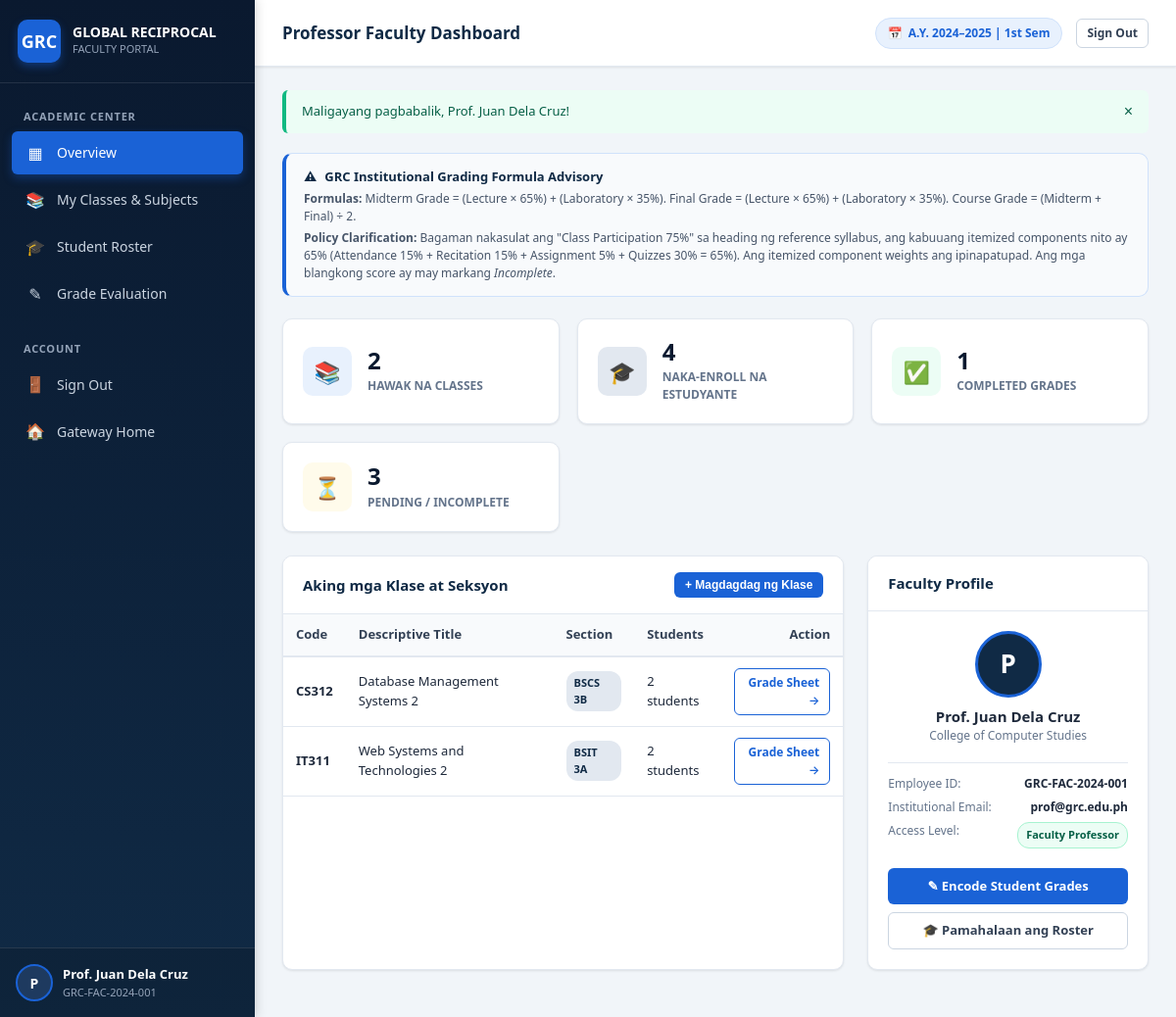
/professor-dashboard.php (signed in), run on the app's committed database.
### tables this page shows
CREATE TABLE IF NOT EXISTS `subjects` (
  `id` INT UNSIGNED AUTO_INCREMENT PRIMARY KEY,
  `professor_id` INT UNSIGNED NOT NULL,
  `subject_code` VARCHAR(50) NOT NULL,
  `subject_title` VARCHAR(150) NOT NULL,
  `section` VARCHAR(50) NOT NULL,
  `units` INT NOT NULL DEFAULT 3,
  `school_year` VARCHAR(20) NOT NULL,
  `semester` ENUM('1st Semester', '2nd Semester', 'Summer') NOT NULL DEFAULT '1st Semester',
  `created_at` TIMESTAMP NOT NULL DEFAULT CURRENT_TIMESTAMP,
  INDEX `idx_subject_professor` (`professor_id`),
  CONSTRAINT `fk_subjects_professor` FOREIGN KEY (`professor_id`) 
    REFERENCES `professors` (`id`) ON DELETE CASCADE ON UPDATE CASCADE
);

### includes/auth.php (called while the page is built, shortened)
<?php
function isLoggedIn(): bool
{
    return isset($_SESSION['user']) && !empty($_SESSION['user']['id']) && !empty($_SESSION['user']['role']);
}
function getUserRole(): ?string
{
    return isLoggedIn() ? (string)$_SESSION['user']['role'] : null;
}
function requireProfessor(): array
{
    return $_SESSION['user'];
}

### includes/functions.php (called while the page is built, shortened)
<?php
function h(mixed $value): string
{
    return htmlspecialchars((string)($value ?? ''), ENT_QUOTES | ENT_SUBSTITUTE, 'UTF-8');
}
function getFlash(): ?array
{
    if (isset($_SESSION['flash'])) {
        $flash = $_SESSION['flash'];
        return $flash;
    }
    return null;
}

### professor-dashboard.php (the view, shortened to what this page needs)
<?php
require_once __DIR__ . '/includes/auth.php';
require_once __DIR__ . '/includes/functions.php';
$professor = requireProfessor();
$pdo = getDbConnection();
$professorId = (int)$professor['id'];
$activeTab = isset($_GET['tab']) ? (string)$_GET['tab'] : 'overview';
$stmtSubjects = $pdo->prepare('
    SELECT s.*, COUNT(e.id) AS student_count
    FROM subjects s
    LEFT JOIN enrollments e ON s.id = e.subject_id
    WHERE s.professor_id = ?
    GROUP BY s.id
    ORDER BY s.school_year DESC, s.subject_code ASC, s.section ASC
');
$stmtSubjects->execute([$professorId]);
$subjects = $stmtSubjects->fetchAll();
$totalSubjectsCount = count($subjects);
$stmtDist = $pdo->prepare('SELECT COUNT(DISTINCT student_id) FROM enrollments WHERE professor_id = ?');
$stmtDist->execute([$professorId]);
$totalStudentsCount = (int)$stmtDist->fetchColumn();
$stmtAllGrades = $pdo->prepare('
    SELECT g.* FROM grades g
    JOIN enrollments e ON g.enrollment_id = e.id
    WHERE e.professor_id = ?
');
$stmtAllGrades->execute([$professorId]);
$allProfessorGrades = $stmtAllGrades->fetchAll();
$completedGradesCount = 0;
$incompleteGradesCount = 0;
foreach ($allProfessorGrades as $gRow) {
    $comp = computeStudentGrades($gRow);
    if ($comp['course_status'] === 'Complete') {
        $completedGradesCount++;
    } else {
        $incompleteGradesCount++;
    }
}
$stmtTotEnr = $pdo->prepare('SELECT COUNT(*) FROM enrollments WHERE professor_id = ?');
$stmtTotEnr->execute([$professorId]);
$totEnrollments = (int)$stmtTotEnr->fetchColumn();
$incompleteGradesCount += ($totEnrollments - count($allProfessorGrades));
$flash = getFlash();
?>
<!DOCTYPE html>
<html lang="en">
<head>
  <link rel="stylesheet" href="assets/css/style.css">
</head>
<body>
<div class="app-wrapper">
  <aside class="sidebar" id="appSidebar">
    <div class="sidebar-header">
      <div class="sidebar-logo-badge">GRC</div>
      <div class="sidebar-brand">
        <h1>GLOBAL RECIPROCAL</h1>
        <span>FACULTY PORTAL</span>
      </div>
    </div>
    <nav class="sidebar-nav">
      <div class="nav-label">Academic Center</div>
      <a href="professor-dashboard.php?tab=overview" class="nav-item <?= ($activeTab === 'overview') ? 'active' : '' ?>">
        <span class="nav-icon">&#9638;</span>
        <span>Overview</span>
      </a>
      <a href="professor-dashboard.php?tab=subjects" class="nav-item <?= ($activeTab === 'subjects') ? 'active' : '' ?>">
        <span class="nav-icon">&#128218;</span>
        <span>My Classes &amp; Subjects</span>
      </a>
      <a href="professor-dashboard.php?tab=students" class="nav-item <?= ($activeTab === 'students') ? 'active' : '' ?>">
        <span class="nav-icon">&#127891;</span>
        <span>Student Roster</span>
      </a>
      <a href="professor-dashboard.php?tab=grades" class="nav-item <?= ($activeTab === 'grades') ? 'active' : '' ?>">
        <span class="nav-icon">&#9998;</span>
        <span>Grade Evaluation</span>
      </a>
      <div class="nav-label" style="margin-top: 18px;">Account</div>
      <a href="logout.php" class="nav-item" onclick="return confirm('Nais mo bang mag-sign out sa portal?');">
        <span class="nav-icon">&#128682;</span>
        <span>Sign Out</span>
      </a>
      <a href="index.php" class="nav-item">
        <span class="nav-icon">&#127968;</span>
        <span>Gateway Home</span>
      </a>
    </nav>
    <div class="sidebar-footer">
      <div class="user-snippet">
        <div class="user-avatar"><?= strtoupper(substr($professor['full_name'], 0, 1)) ?></div>
        <div class="user-info">
          <div class="user-name"><?= h($professor['full_name']) ?></div>
          <div class="user-role"><?= h($professor['employee_id']) ?></div>
        </div>
      </div>
    </div>
  </aside>
  <main class="main-content">
    <header class="topbar">
      <div class="topbar-left">
        <div class="breadcrumb-title">
          <?php
            if ($activeTab === 'subjects') echo 'Class &amp; Subject Management';
            elseif ($activeTab === 'students') echo 'Student Roster &amp; Enrollments';
            elseif ($activeTab === 'grades') echo 'Student Grade Evaluation Sheet';
            else echo 'Professor Faculty Dashboard';
          ?>
        </div>
      </div>
      <div class="topbar-right">
        <div class="academic-badge">
          <span>&#128197;</span>
          <span>A.Y. 2024–2025 | 1st Sem</span>
        </div>
        <a href="logout.php" class="btn btn-outline-secondary btn-sm" onclick="return confirm('Sign out of your session?');">
          Sign Out
        </a>
      </div>
    </header>
    <div class="page-container">
      <?php if ($flash): ?>
        <div class="alert alert-<?= h($flash['type']) ?>">
          <span><?= h($flash['message']) ?></span>
          <button type="button" class="alert-close" onclick="this.parentElement.remove();">&times;</button>
        </div>
      <?php endif; ?>
      <div class="policy-banner">
        <div class="policy-banner-title">
          <span>&#9888;</span>
          <span>GRC Institutional Grading Formula Advisory</span>
        </div>
        <div class="policy-banner-body">
          <p>
            <strong>Formulas:</strong> Midterm Grade = (Lecture × 65%) + (Laboratory × 35%). Final Grade = (Lecture × 65%) + (Laboratory × 35%). Course Grade = (Midterm + Final) ÷ 2.
          </p>
          <p style="margin-top: 4px;">
            <strong>Policy Clarification:</strong> Bagaman nakasulat ang "Class Participation 75%" sa heading ng reference syllabus, ang kabuuang itemized components nito ay 65% (Attendance 15% + Recitation 15% + Assignment 5% + Quizzes 30% = 65%). Ang itemized component weights ang ipinapatupad. Ang mga blangkong score ay may markang <em>Incomplete</em>.
          </p>
        </div>
      </div>
      <?php if ($activeTab === 'overview'): ?>
        <div class="stats-grid">
          <div class="stat-card">
            <div class="stat-icon blue">&#128218;</div>
            <div class="stat-info">
              <h3><?= number_format($totalSubjectsCount) ?></h3>
              <p>Hawak na Classes</p>
            </div>
          </div>
          <div class="stat-card">
            <div class="stat-icon navy">&#127891;</div>
            <div class="stat-info">
              <h3><?= number_format($totalStudentsCount) ?></h3>
              <p>Naka-enroll na Estudyante</p>
            </div>
          </div>
          <div class="stat-card">
            <div class="stat-icon green">&#9989;</div>
            <div class="stat-info">
              <h3><?= number_format($completedGradesCount) ?></h3>
              <p>Completed Grades</p>
            </div>
          </div>
          <div class="stat-card">
            <div class="stat-icon amber">&#9203;</div>
            <div class="stat-info">
              <h3><?= number_format($incompleteGradesCount) ?></h3>
              <p>Pending / Incomplete</p>
            </div>
          </div>
        </div>
        <div style="display: grid; grid-template-columns: 2fr 1fr; gap: 24px;">
          <div class="card">
            <div class="card-header">
              <h3>Aking mga Klase at Seksyon</h3>
              <button type="button" class="btn btn-primary btn-sm" onclick="openModal('addSubjectModal')">+ Magdagdag ng Klase</button>
            </div>
            <div class="table-responsive">
              <table class="grc-table">
                <thead>
                  <tr>
                    <th>Code</th>
                    <th>Descriptive Title</th>
                    <th>Section</th>
                    <th>Students</th>
                    <th style="text-align: right;">Action</th>
                  </tr>
                </thead>
                <tbody>
                  <?php if (empty($subjects)): ?>
                    <tr class="no-records-row">
                      <td colspan="5" style="text-align: center; color: var(--gray-500); padding: 24px;">
                        Wala pang subject na nakarehistro. I-click ang "+ Magdagdag ng Klase".
                      </td>
                    </tr>
                  <?php else: ?>
                    <?php foreach ($subjects as $s): ?>
                      <tr>
                        <td><strong><?= h($s['subject_code']) ?></strong></td>
                        <td><?= h($s['subject_title']) ?></td>
                        <td><span class="badge badge-navy"><?= h($s['section']) ?></span></td>
                        <td><?= (int)$s['student_count'] ?> students</td>
                        <td style="text-align: right;">
                          <a href="professor-dashboard.php?tab=grades&subject_id=<?= (int)$s['id'] ?>" class="btn btn-outline-primary btn-sm">
                            Grade Sheet &rarr;
                          </a>
                        </td>
                      </tr>
                    <?php endforeach; ?>
                  <?php endif; ?>
                </tbody>
              </table>
            </div>
          </div>
          <div class="card">
            <div class="card-header">
              <h3>Faculty Profile</h3>
            </div>
            <div class="card-body">
              <div style="text-align: center; margin-bottom: 18px;">
                <div style="width: 68px; height: 68px; border-radius: 50%; background: var(--navy-primary); color: white; display: inline-flex; align-items: center; justify-content: center; font-size: 26px; font-weight: 800; border: 3px solid var(--blue-accent);">
                  <?= strtoupper(substr($professor['full_name'], 0, 1)) ?>
                </div>
                <h4 style="font-size: 15px; font-weight: 700; margin-top: 8px;"><?= h($professor['full_name']) ?></h4>
                <p style="font-size: 12px; color: var(--gray-500);"><?= h($professor['department']) ?></p>
              </div>
              <div style="border-top: 1px solid var(--gray-200); padding-top: 12px; font-size: 12px;">
                <div style="display: flex; justify-content: space-between; margin-bottom: 6px;">
                  <span style="color: var(--gray-500);">Employee ID:</span>
                  <strong><?= h($professor['employee_id']) ?></strong>
                </div>
                <div style="display: flex; justify-content: space-between; margin-bottom: 6px;">
                  <span style="color: var(--gray-500);">Institutional Email:</span>
                  <strong><?= h($professor['email']) ?></strong>
                </div>
                <div style="display: flex; justify-content: space-between;">
                  <span style="color: var(--gray-500);">Access Level:</span>
                  <span class="badge badge-complete">Faculty Professor</span>
                </div>
              </div>
              <div style="margin-top: 20px; display: flex; flex-direction: column; gap: 8px;">
                <a href="professor-dashboard.php?tab=grades" class="btn btn-primary" style="width: 100%;">
                  &#9998; Encode Student Grades
                </a>
                <a href="professor-dashboard.php?tab=students" class="btn btn-outline-secondary" style="width: 100%;">
                  &#127891; Pamahalaan ang Roster
                </a>
              </div>
            </div>
          </div>
        </div>
      <?php endif; ?>
    </div>
  </main>
</div>
</body>
</html>

### data on the page
subjects: subject_code "CS312", subject_title "Database Management Systems 2", section "BSCS 3B", student_count "2"
subjects: subject_code "IT311", subject_title "Web Systems and Technologies 2", section "BSIT 3A", student_count "2"

### other printed values
substr($professor['full_name'], 0, 1) "P"
$professor['full_name'] "Prof. Juan Dela Cruz"
$professor['employee_id'] "GRC-FAC-2024-001"
$flash['message'] "Maligayang pagbabalik, Prof. Juan Dela Cruz!"
$totalSubjectsCount "2"
$totalStudentsCount "4"
$completedGradesCount "1"
$incompleteGradesCount "3"
$professor['department'] "College of Computer Studies"
$professor['email'] "prof@grc.edu.ph"
